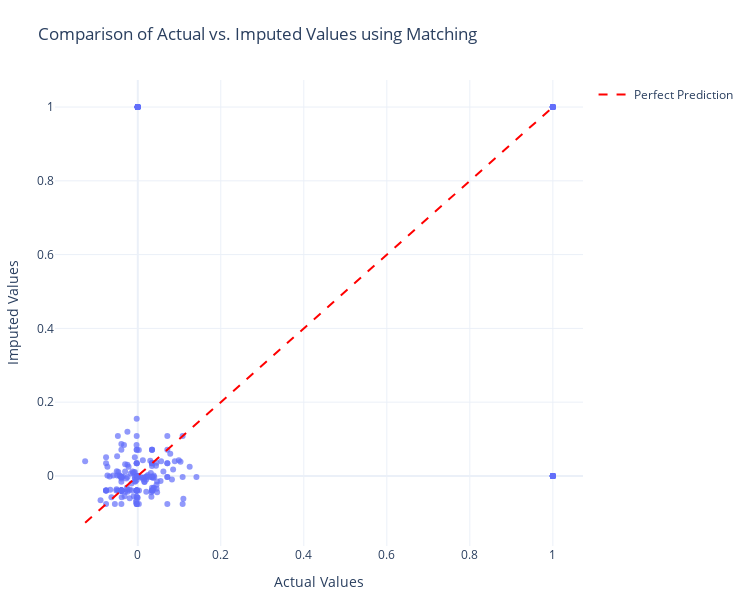

The notebook cell this image was saved under:
### Markdown cell above
## Evaluating the imputation results

Now let's compare the imputed values with the actual values to evaluate the performance of our imputer. Matching does not have the ability to adapt its prediction to specific quantiles, which means no matter which quantile we select, we will obtain the same results

### Code cell
# Extract median predictions for evaluation
median_predictions = imputed_values[0.5]

# Create a scatter plot comparing actual vs. imputed values
min_val = min(actual_values.min().min(), median_predictions.min().min())
max_val = max(actual_values.max().max(), median_predictions.max().max())

# Convert data for plotting
plot_df = pd.DataFrame(
    {
        "Actual": actual_values.values.flatten(),
        "Imputed": median_predictions.values.flatten(),
    }
)

# Create the scatter plot
fig = px.scatter(
    plot_df,
    x="Actual",
    y="Imputed",
    opacity=0.7,
    title="Comparison of Actual vs. Imputed Values using Matching",
)

# Add the diagonal line (perfect prediction line)
fig.add_trace(
    go.Scatter(
        x=[min_val, max_val],
        y=[min_val, max_val],
        mode="lines",
        line=dict(color="red", dash="dash"),
        name="Perfect Prediction",
    )
)

# Update layout
fig.update_layout(
    xaxis_title="Actual Values",
    yaxis_title="Imputed Values",
    width=750,
    height=600,
    template="plotly_white",
    margin=dict(l=50, r=50, t=80, b=50),  # Adjust margins
)

fig.show()

### Figure 1 — Plotly figure (JSON) as saved in the notebook; plotly's stock layout.template omitted (floating-point values rounded to 4 significant figures; data arrays with more than 128 entries replaced by an {"elided": "..."} marker saying what was removed)
{"data": [{"hovertemplate": "Actual=%{x}<br>Imputed=%{y}<extra></extra>", "legendgroup": "", "marker": {"color": "#636efa", "opacity": 0.7, "symbol": "circle"}, "mode": "markers", "name": "", "orientation": "v", "showlegend": false, "type": "scatter", "x": {"elided": "267 float values"}, "xaxis": "x", "y": {"elided": "267 float values"}, "yaxis": "y"}, {"line": {"color": "red", "dash": "dash"}, "mode": "lines", "name": "Perfect Prediction", "type": "scatter", "x": [-0.1268, 1], "y": [-0.1268, 1]}], "layout": {"height": 600, "legend": {"tracegroupgap": 0}, "margin": {"b": 50, "l": 50, "r": 50, "t": 80}, "title": {"text": "Comparison of Actual vs. Imputed Values using Matching"}, "width": 750, "xaxis": {"anchor": "y", "domain": [0, 1], "title": {"text": "Actual Values"}}, "yaxis": {"anchor": "x", "domain": [0, 1], "title": {"text": "Imputed Values"}}}}
